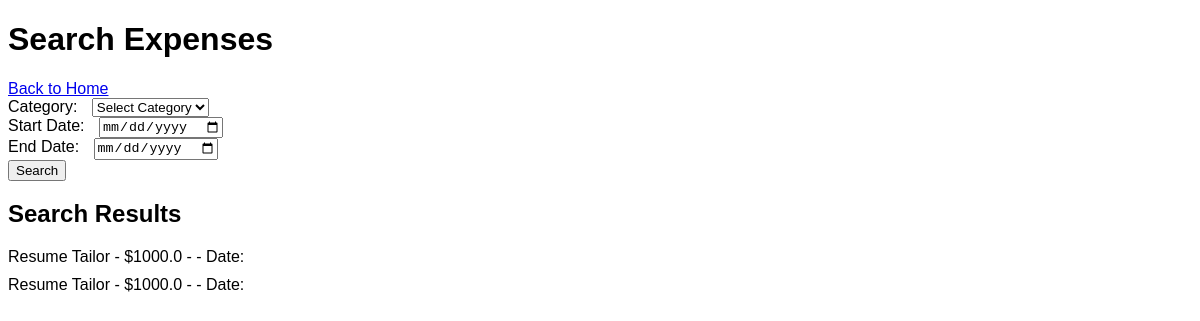
The page /search on the database as committed earlier.
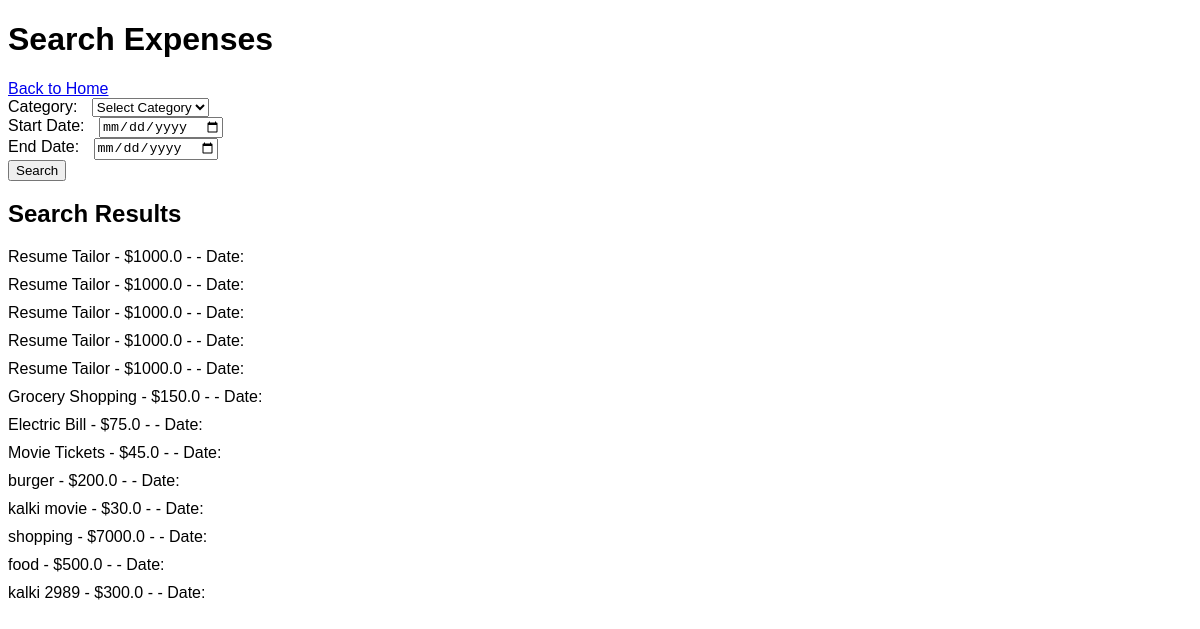
The same page on the database as committed later.
### tables this page shows
CREATE TABLE expenses (
                id INTEGER PRIMARY KEY AUTOINCREMENT,
                name TEXT NOT NULL,
                amount REAL NOT NULL,
                category_id INTEGER,
                FOREIGN KEY (category_id) REFERENCES categories(id)
            );

### app.py (the view)
@app.route('/search', methods=['GET', 'POST'])
def search():
    db = get_db()
    query = "SELECT * FROM expenses WHERE 1=1"  # SQL query starting point
    params = []  # Parameters for the SQL query
    data_source = request.form if request.method == 'POST' else request.args
    category_id = data_source.get('category_id')
    if category_id:
        query += " AND category_id = ?"  # Append category condition to the query
        params.append(int(category_id))
    start_date = data_source.get('start_date')
    if start_date:
        query += " AND date >= ?"  # Append start date condition to the query
        params.append(start_date)
    end_date = data_source.get('end_date')
    if end_date:
        query += " AND date <= ?"  # Append end date condition to the query
        params.append(end_date)
    expenses = db.execute(query, params).fetchall()  # Execute the query and fetch results
    categories = db.execute("SELECT * FROM categories").fetchall()
    return render_template('search.html', expenses=expenses,categories = categories)  # Render the search results page

### app.py (called while the page is built)
def get_db():
    conn = sqlite3.connect(DATABASE)
    conn.row_factory = sqlite3.Row  # Allows accessing columns by name
    return conn

### templates/search.html (shortened to what this page needs)
<!DOCTYPE html>
<html lang="en">
<head>
</head>
<body>
    <h1>Search Expenses</h1>
    <a href="{{ url_for('home') }}">Back to Home</a>
    <form action="{{ url_for('search') }}" method="post">
        <div>
            <label for="category">Category:</label>
            <select name="category_id">
                <option value="">Select Category</option>
            </select>
        </div>
        <div>
            <label for="start_date">Start Date:</label>
            <input type="date" id="start_date" name="start_date">
        </div>
        <div>
            <label for="end_date">End Date:</label>
            <input type="date" id="end_date" name="end_date">
        </div>
        <button type="submit">Search</button>
    </form>
    <h2>Search Results</h2>
    {% if expenses %}
    <ul>
        {% for expense in expenses %}
        <li>{{ expense.name }} - ${{ expense.amount }} - {{ expense.category_name }} - Date: {{ expense.date }}</li>
        {% endfor %}
    </ul>
    {% else %}
    <p>No expenses found.</p>
    {% endif %}
</body>
</html>

### templates/search.html (style rules this page uses)
body { font-family: Arial, sans-serif; }
label { margin-right: 10px; }
ul { list-style-type: none; padding: 0; }
li { margin-bottom: 10px; }

Rows that differ between the two databases and show on the page:
added expenses: name "Resume Tailor", amount "1000.0"
added expenses: name "Resume Tailor", amount "1000.0"
added expenses: name "Resume Tailor", amount "1000.0"
added expenses: name "Grocery Shopping", amount "150.0"
added expenses: name "Electric Bill", amount "75.0"
added expenses: name "Movie Tickets", amount "45.0"
added expenses: name "burger", amount "200.0"
added expenses: name "kalki movie", amount "30.0"
added expenses: name "shopping", amount "7000.0"
added expenses: name "food", amount "500.0"
added expenses: name "kalki 2989", amount "300.0"
